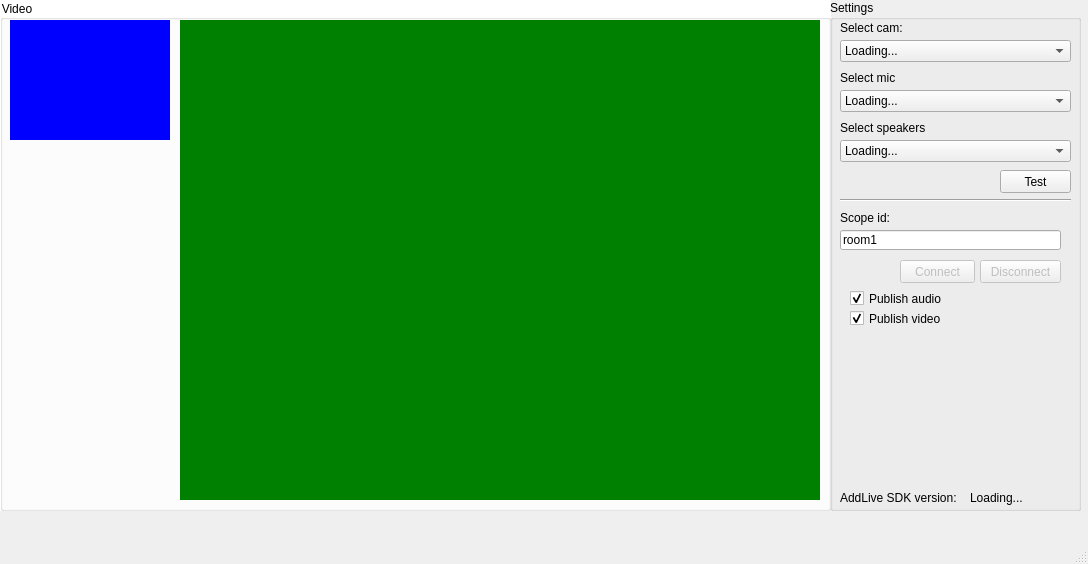
<?xml version="1.0" encoding="UTF-8"?>
<ui version="4.0">
 <class>CdoSampleAppWindow</class>
 <widget class="QMainWindow" name="CdoSampleAppWindow">
  <property name="geometry">
   <rect>
    <x>0</x>
    <y>0</y>
    <width>1088</width>
    <height>564</height>
   </rect>
  </property>
  <property name="windowTitle">
   <string>AddLive sample application</string>
  </property>
  <widget class="QWidget" name="centralWidget">
   <widget class="QGroupBox" name="groupBox">
    <property name="geometry">
     <rect>
      <x>0</x>
      <y>0</y>
      <width>831</width>
      <height>511</height>
     </rect>
    </property>
    <property name="styleSheet">
     <string notr="true">background:white</string>
    </property>
    <property name="title">
     <string>Video</string>
    </property>
    <widget class="RenderingWidget" name="localRenderer" native="true">
     <property name="geometry">
      <rect>
       <x>10</x>
       <y>20</y>
       <width>160</width>
       <height>120</height>
      </rect>
     </property>
     <property name="styleSheet">
      <string notr="true">background:blue</string>
     </property>
    </widget>
    <widget class="RenderingWidget" name="remoteRenderer" native="true">
     <property name="geometry">
      <rect>
       <x>180</x>
       <y>20</y>
       <width>640</width>
       <height>480</height>
      </rect>
     </property>
     <property name="styleSheet">
      <string notr="true">background:green</string>
     </property>
    </widget>
   </widget>
   <widget class="QGroupBox" name="groupBox_2">
    <property name="geometry">
     <rect>
      <x>830</x>
      <y>0</y>
      <width>251</width>
      <height>511</height>
     </rect>
    </property>
    <property name="title">
     <string>Settings</string>
    </property>
    <widget class="QLabel" name="label">
     <property name="geometry">
      <rect>
       <x>10</x>
       <y>20</y>
       <width>91</width>
       <height>16</height>
      </rect>
     </property>
     <property name="text">
      <string>Select cam:</string>
     </property>
    </widget>
    <widget class="QComboBox" name="camCombo">
     <property name="geometry">
      <rect>
       <x>10</x>
       <y>40</y>
       <width>231</width>
       <height>22</height>
      </rect>
     </property>
     <item>
      <property name="text">
       <string>Loading...</string>
      </property>
     </item>
    </widget>
    <widget class="QLabel" name="label_2">
     <property name="geometry">
      <rect>
       <x>10</x>
       <y>70</y>
       <width>81</width>
       <height>16</height>
      </rect>
     </property>
     <property name="text">
      <string>Select mic</string>
     </property>
    </widget>
    <widget class="QComboBox" name="micCombo">
     <property name="geometry">
      <rect>
       <x>10</x>
       <y>90</y>
       <width>231</width>
       <height>22</height>
      </rect>
     </property>
     <item>
      <property name="text">
       <string>Loading...</string>
      </property>
     </item>
    </widget>
    <widget class="QLabel" name="label_3">
     <property name="geometry">
      <rect>
       <x>10</x>
       <y>120</y>
       <width>101</width>
       <height>16</height>
      </rect>
     </property>
     <property name="text">
      <string>Select speakers</string>
     </property>
    </widget>
    <widget class="QComboBox" name="spkCombo">
     <property name="geometry">
      <rect>
       <x>10</x>
       <y>140</y>
       <width>231</width>
       <height>22</height>
      </rect>
     </property>
     <item>
      <property name="text">
       <string>Loading...</string>
      </property>
     </item>
    </widget>
    <widget class="QPushButton" name="playTestSndBtn">
     <property name="geometry">
      <rect>
       <x>170</x>
       <y>170</y>
       <width>71</width>
       <height>23</height>
      </rect>
     </property>
     <property name="text">
      <string>Test</string>
     </property>
    </widget>
    <widget class="Line" name="line">
     <property name="geometry">
      <rect>
       <x>10</x>
       <y>190</y>
       <width>231</width>
       <height>20</height>
      </rect>
     </property>
     <property name="orientation">
      <enum>Qt::Horizontal</enum>
     </property>
    </widget>
    <widget class="QLabel" name="label_4">
     <property name="geometry">
      <rect>
       <x>10</x>
       <y>210</y>
       <width>81</width>
       <height>16</height>
      </rect>
     </property>
     <property name="text">
      <string>Scope id:</string>
     </property>
    </widget>
    <widget class="QLineEdit" name="scopeIdTxt">
     <property name="geometry">
      <rect>
       <x>10</x>
       <y>230</y>
       <width>221</width>
       <height>20</height>
      </rect>
     </property>
     <property name="text">
      <string>room1</string>
     </property>
    </widget>
    <widget class="QPushButton" name="connectBtn">
     <property name="enabled">
      <bool>false</bool>
     </property>
     <property name="geometry">
      <rect>
       <x>70</x>
       <y>260</y>
       <width>75</width>
       <height>23</height>
      </rect>
     </property>
     <property name="text">
      <string>Connect</string>
     </property>
    </widget>
    <widget class="QPushButton" name="disconnectBtn">
     <property name="enabled">
      <bool>false</bool>
     </property>
     <property name="geometry">
      <rect>
       <x>150</x>
       <y>260</y>
       <width>81</width>
       <height>23</height>
      </rect>
     </property>
     <property name="text">
      <string>Disconnect</string>
     </property>
    </widget>
    <widget class="QCheckBox" name="publishAudioChck">
     <property name="geometry">
      <rect>
       <x>20</x>
       <y>290</y>
       <width>141</width>
       <height>17</height>
      </rect>
     </property>
     <property name="text">
      <string>Publish audio</string>
     </property>
     <property name="checked">
      <bool>true</bool>
     </property>
    </widget>
    <widget class="QCheckBox" name="publishVideoChck">
     <property name="geometry">
      <rect>
       <x>20</x>
       <y>310</y>
       <width>111</width>
       <height>17</height>
      </rect>
     </property>
     <property name="text">
      <string>Publish video</string>
     </property>
     <property name="checked">
      <bool>true</bool>
     </property>
    </widget>
    <widget class="QLabel" name="label_5">
     <property name="geometry">
      <rect>
       <x>10</x>
       <y>490</y>
       <width>121</width>
       <height>16</height>
      </rect>
     </property>
     <property name="text">
      <string>AddLive SDK version:</string>
     </property>
    </widget>
    <widget class="QLabel" name="versionLbl">
     <property name="geometry">
      <rect>
       <x>140</x>
       <y>490</y>
       <width>61</width>
       <height>16</height>
      </rect>
     </property>
     <property name="text">
      <string>Loading...</string>
     </property>
    </widget>
   </widget>
  </widget>
  <widget class="QStatusBar" name="statusBar"/>
  <action name="actionExit">
   <property name="text">
    <string>Exit</string>
   </property>
  </action>
 </widget>
 <layoutdefault spacing="6" margin="11"/>
 <customwidgets>
  <customwidget>
   <class>RenderingWidget</class>
   <extends>QWidget</extends>
   <header>renderingwidget.h</header>
   <container>1</container>
  </customwidget>
 </customwidgets>
 <resources/>
 <connections/>
</ui>
